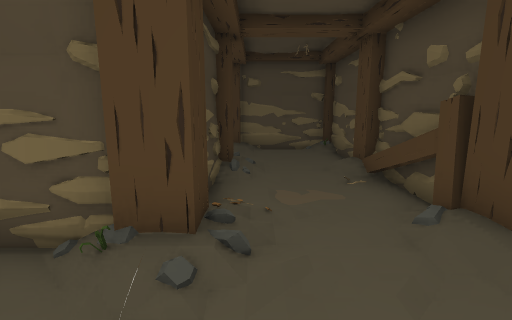
View 1 (above)

14 first-person views from a walk through a Unity game level. The camera is 1.5 m above the floor, tilts 10° down and sees 85° across. The floor is counted in squares, 1 m on a side. Each view is taken from the middle of a square. On the plan, view 1 faces up. The plan holds only what a view shows up to about 14 squares ahead; the rest is blank. The place goes on beyond the plan. The player is left out. Door leaves are left out, so doorways stand open. Some surface patterns are stand-ins.

View 2
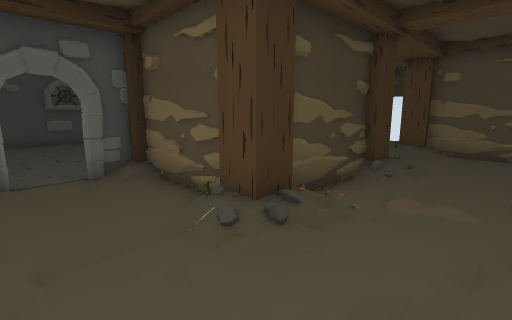

View 3
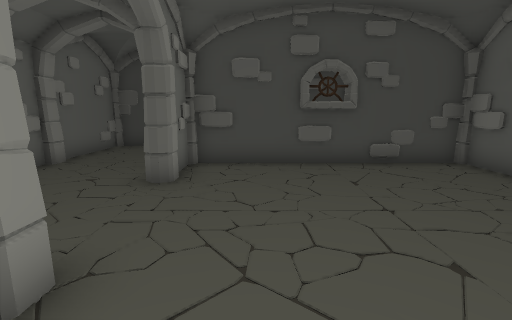

View 4
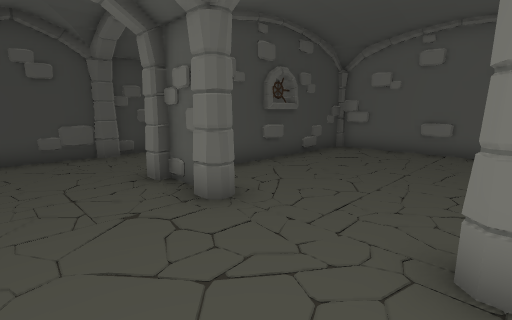

View 5
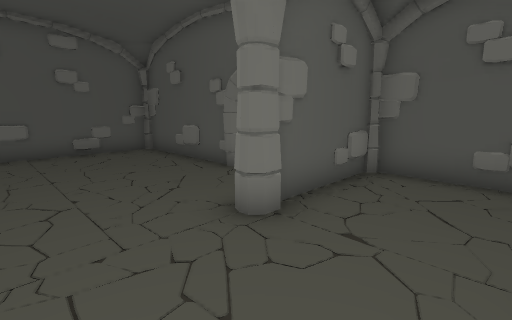

View 6
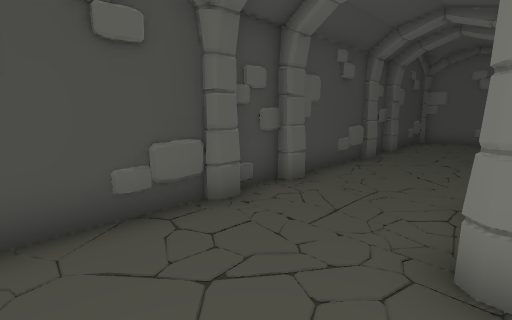

View 7
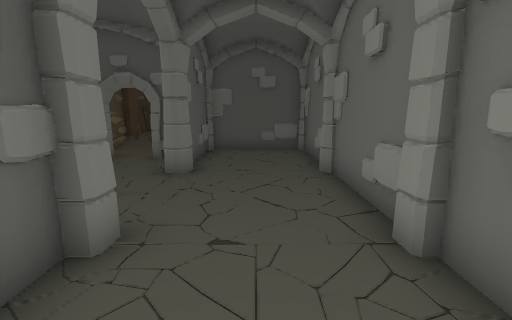

View 8
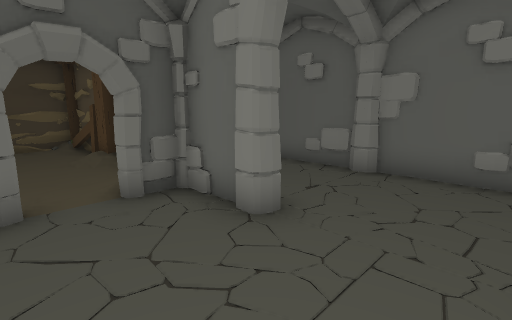

View 9
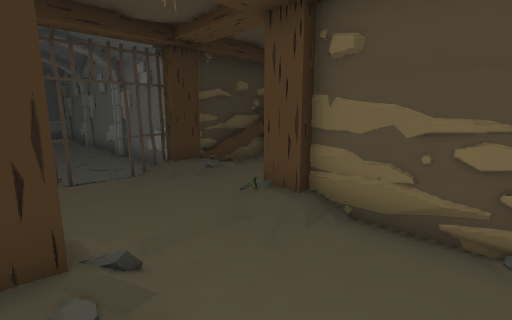

View 10
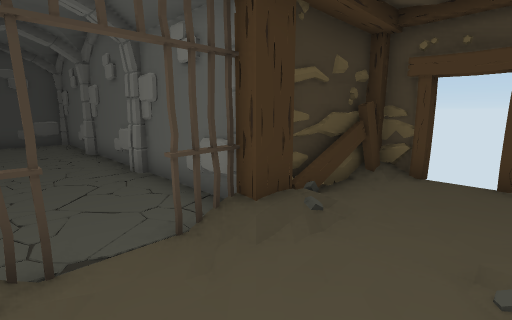

View 11
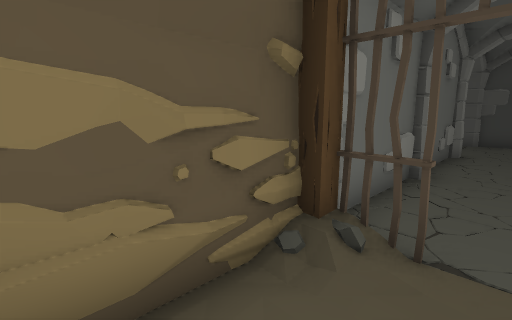

View 12
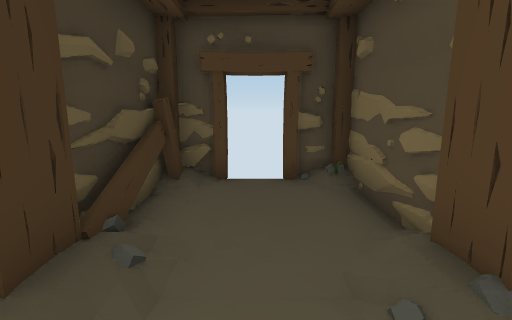

View 13
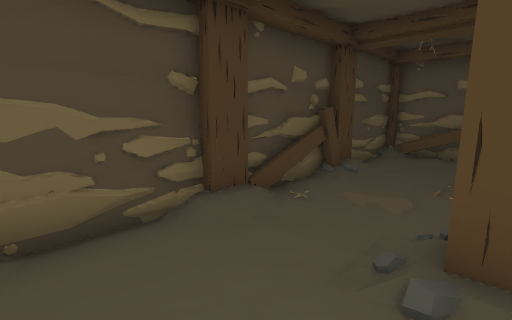

View 14
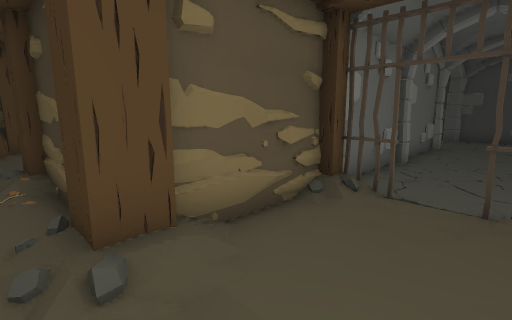

### Floor plan
Key: @ floor where view 1 was taken; # wall or solid block; . floor; / step, stairs or slope; D open door; O other object.
Columns run from 17 left of view 1 to 3 right of it. Each row starts with its distance up from view 1.
 15             ##D##
 14             #...#
 13             #...#
 12             #/..#
 11 ########O####/..#####
 10 #........   O.../...#
  9 #........   ........#
  8 #........   O/..//..#
  7 #...#############/./#
  6 O   #.......#   #/./#
  5 #   O.......#   #...#
  4 #   #.......#   #/..#
  3 #   #.......#####/..#
  2 #   #.......#...//..#
  1 O   #...............#
  0 O   #.......#/../@..#
 -1 #...###...###########
 -2 #.... ........#
 -3 #.... ........#
 -4 #.... ........#
 -5 #####O#########

Positions as (right, up) in squares from view 1, and headings:
1: (0, 0), facing up
2: (2, 0), facing up-left
3: (-5, 1), facing left
4: (-7, -4), facing up-left
5: (-10, -4), facing up-right
6: (-13, -4), facing up-left
7: (-14, -3), facing right
8: (-10, 2), facing down-right
9: (2, 7), facing up-left
10: (-2, 8), facing up-left
11: (-2, 9), facing down-left
12: (-3, 9), facing up
13: (-1, 10), facing down-right
14: (0, 10), facing down-left
